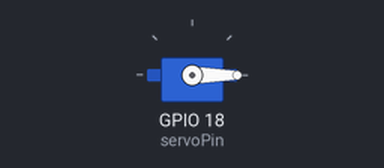
A sketch run on a simulated ESP32. Shown: servo.

Above: at 0.05 s.
Timing chart, 0 to 4.6 s (numbered marks = the images above):
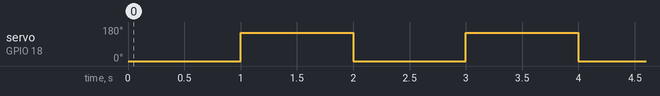

The sketch:

esp32Servo.ino
```cpp
// Include the Servo library
#include <ESP32Servo.h>
// Declare the Servo pin
int servoPin = 18;
// Create a servo object
Servo Servo1;

void setup() {
   // We need to attach the servo to the used pin number
   Servo1.attach(servoPin);
}
void loop(){
   // Make servo go to 0 degrees
   // Make servo go to 180 degrees
   Servo1.write(0);
   delay(1000);
   Servo1.write(150);
   delay(1000);
}
```

Measured:
- by itself, servo on GPIO 18 (servoPin): alternates 150° for 1.0 s and 0° for 1.0 s
